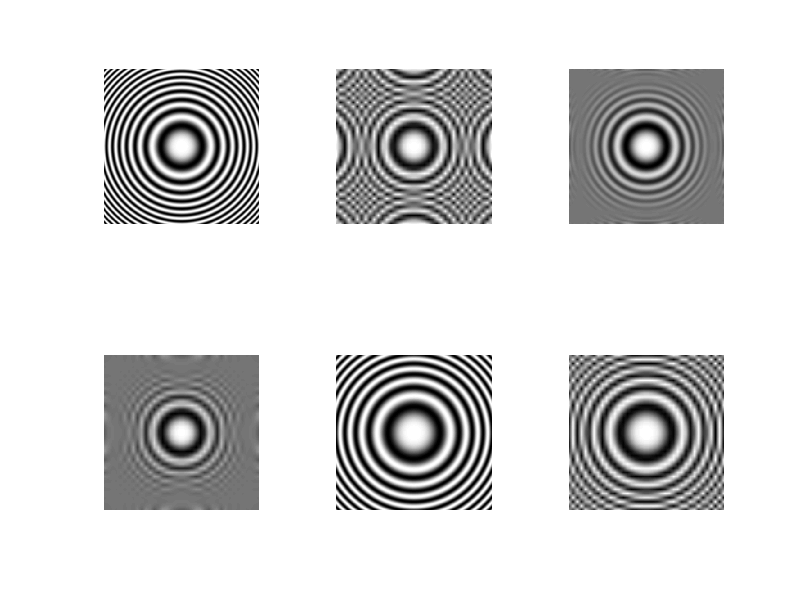

MATLAB code for this plot:
%Aliasing & Antialiasing | Radialer Cosinus

%% ----------
%Originalbild mit 500x500Pixel Abstandscosinus mit wachsender räumlicher Frequenz

N = 500;

x = linspace(-2*pi, 2*pi, N);
y = linspace(-2*pi, 2*pi, N);
[X, Y] = meshgrid(x, y);


% Abstandscosinus
RR = X.^2 + Y.^2;
original = cos(1.1 * RR);

% Plot
%figure
%imagesc(original)
%axis image off
%colormap gray
%title('Originalbild (Cosinus, hohe Auflösung)')


%% ----------
% Sampling des Originalbildes auf 19x19

x38 = linspace(-2*pi, 2*pi, 38);
y38 = linspace(-2*pi, 2*pi, 38);
[X38, Y38] = meshgrid(x38, y38);
sampled38 = interp2(X, Y, original, X38, Y38, 'nearest');


%% ---------
%Sampling des Originalbildes auf 13x13

x13 = linspace(-2*pi, 2*pi,13);
y13 = linspace(-2*pi, 2*pi, 13);
[X13, Y13] = meshgrid(x13, y13);
sampled13 = interp2(X, Y, original, X13, Y13, 'nearest');

%% ---------
%Interpolation auf 500x500
interp38 = interp2(X38, Y38, sampled38, X, Y, 'linear');
interp13 = interp2(X13, Y13, sampled13, X, Y, 'linear');



%% ----------
% Antialiasing via Mittelung
%Bedeutet dass man bevor man sampelt den ganzen spaß mittelt, also
%parktisch ein Tiefpass anwendet der die hohen Frequenzen unterdrückt

k = 21;  % Größe des Mittelungsfilters (ungerade Zahl!)
% Box-Filter
kernel = ones(k) / k^2; %berechnet arithmetischen Mittelwert in Bereich kxk 

smoothed = conv2(original, kernel, 'same'); %conv2 ist eine 2D Faltung
sampled38_AA = interp2(X, Y, smoothed, X38, Y38, 'nearest');
interp38_AA  = interp2(X38, Y38, sampled38_AA, X, Y, 'linear');

% bringt irgentwie nicht viel

%% ----------
%Antialiasing via Subsampling
%Bedeutet dass man einfach bewusstvdie maximale Frequenz beschränkt
%Für 19 ist niquist 9.5 und wwir brauchen frequenz unterhalb dieser

f_sub = 0.7; % Frequnz Verringerung
original_sub = cos(f_sub * RR);
sampled38_sub = interp2(X, Y, original_sub, X38, Y38, 'nearest');
interp38_sub  = interp2(X38, Y38, sampled38_sub, X, Y, 'linear');

%% ----------
figure

subplot(2,3,1)
imagesc(original)
axis image off

subplot(2,3,2)
imagesc(interp38)
axis image off

subplot(2,3,3)
imagesc(smoothed)
axis image off

subplot(2,3,4)
imagesc(interp38_AA)
axis image off

subplot(2,3,5)
imagesc(original_sub)
axis image off

subplot(2,3,6)
imagesc(interp38_sub)
axis image off

colormap gray
